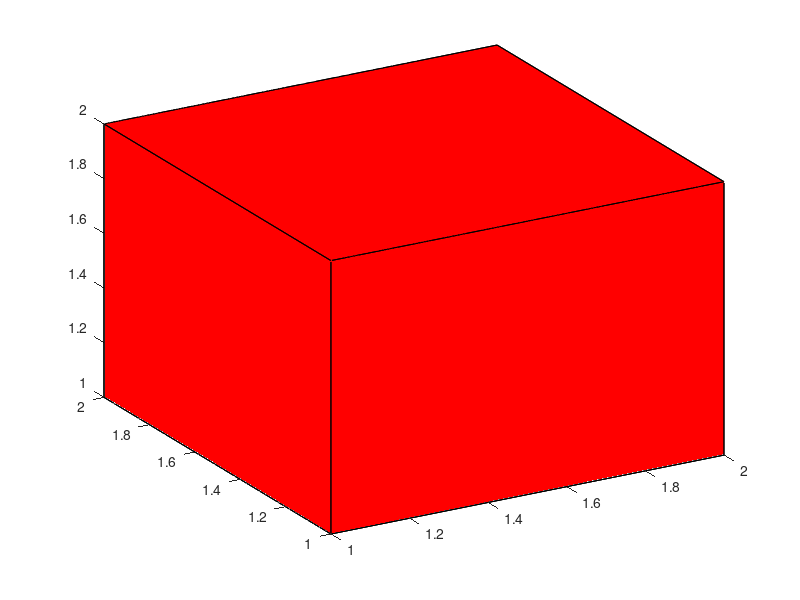

Write MATLAB code to recreate this figure. (Note: this script raises an error after producing the figure.)
%sa se reprezinte un cub ABCDEFGH determinat decele 8 varfuri si cele 6 fete
%A(1,1,1), B(1,2,1), C(2,2,1), D(2,1,1)
%E(1,1,2), F(1,2,2), G(2,2,2,) H(2,1,2)
%se declara varfurile:
varf=[ 
    1 1 1; 
    1 2 1; 
    2 2 1; 
    2 1 1;
    1 1 2; 
    1 2 2; 
    2 2 2; 
    2 1 2
    ];
%se declara fetele cubului A=1; B=2; C=3; D=4; E=5;F=6; G=7; H=8;
fete=[1 2 3 4; 2 3 7 6; 6 7 8 5; 5 8 4 1; 4 3 7 8; 1 2 6 5];
% se deseneaza cubul
patch('faces', fete, 'Vertices', varf, 'facecolor', 'r')
%pentru vedere 3D se declara unghiul view(azimut = unghiul in coord polare,
% inaltimea de la care se priveste planul xOy)
view(-30,30);
%pentru a face figura transparenta
alpha('color');
grid on;